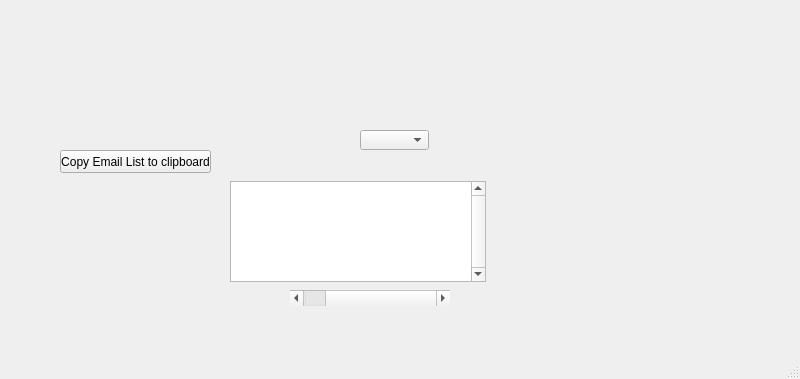
<?xml version="1.0" encoding="UTF-8"?>
<ui version="4.0">
 <class>MainWindow</class>
 <widget class="QMainWindow" name="MainWindow">
  <property name="geometry">
   <rect>
    <x>0</x>
    <y>0</y>
    <width>800</width>
    <height>379</height>
   </rect>
  </property>
  <property name="contextMenuPolicy">
   <enum>Qt::DefaultContextMenu</enum>
  </property>
  <property name="windowTitle">
   <string>CICCU Database App</string>
  </property>
  <property name="unifiedTitleAndToolBarOnMac">
   <bool>false</bool>
  </property>
  <widget class="QWidget" name="centralwidget">
   <widget class="QListWidget" name="peopleList">
    <property name="geometry">
     <rect>
      <x>230</x>
      <y>181</y>
      <width>256</width>
      <height>101</height>
     </rect>
    </property>
    <property name="verticalScrollBarPolicy">
     <enum>Qt::ScrollBarAlwaysOn</enum>
    </property>
    <property name="sizeAdjustPolicy">
     <enum>QAbstractScrollArea::AdjustIgnored</enum>
    </property>
   </widget>
   <widget class="QPushButton" name="btnEmailCopy">
    <property name="geometry">
     <rect>
      <x>60</x>
      <y>150</y>
      <width>151</width>
      <height>23</height>
     </rect>
    </property>
    <property name="text">
     <string>Copy Email List to clipboard</string>
    </property>
   </widget>
   <widget class="QScrollBar" name="scrollPeople">
    <property name="geometry">
     <rect>
      <x>290</x>
      <y>290</y>
      <width>160</width>
      <height>16</height>
     </rect>
    </property>
    <property name="minimum">
     <number>1</number>
    </property>
    <property name="maximum">
     <number>3</number>
    </property>
    <property name="value">
     <number>3</number>
    </property>
    <property name="sliderPosition">
     <number>3</number>
    </property>
    <property name="orientation">
     <enum>Qt::Horizontal</enum>
    </property>
   </widget>
   <widget class="QComboBox" name="preferenceBox">
    <property name="geometry">
     <rect>
      <x>360</x>
      <y>130</y>
      <width>69</width>
      <height>20</height>
     </rect>
    </property>
    <property name="editable">
     <bool>false</bool>
    </property>
    <property name="currentIndex">
     <number>-1</number>
    </property>
    <property name="sizeAdjustPolicy">
     <enum>QComboBox::AdjustToMinimumContentsLengthWithIcon</enum>
    </property>
    <property name="minimumContentsLength">
     <number>0</number>
    </property>
   </widget>
  </widget>
  <widget class="QMenuBar" name="menubar">
   <property name="geometry">
    <rect>
     <x>0</x>
     <y>0</y>
     <width>800</width>
     <height>21</height>
    </rect>
   </property>
  </widget>
  <widget class="QStatusBar" name="statusbar"/>
 </widget>
 <resources/>
 <connections/>
</ui>
